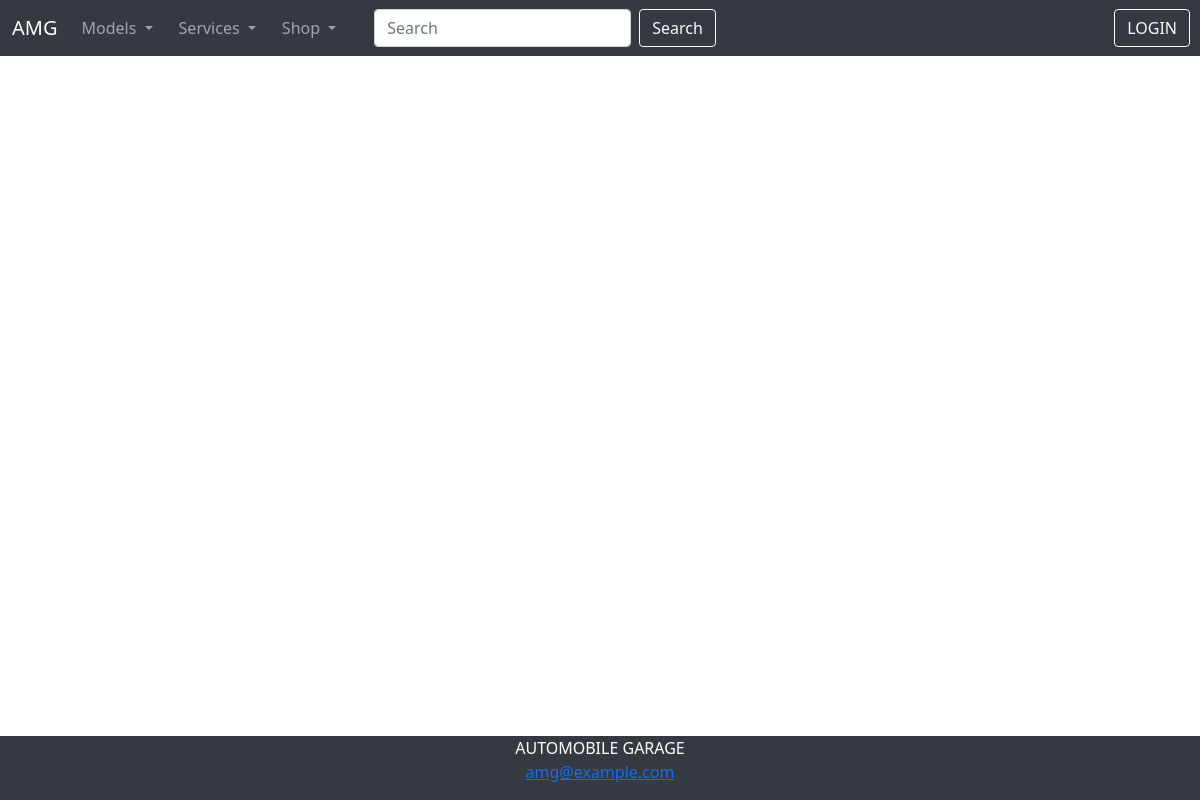
Page /models/ on the earlier database version.
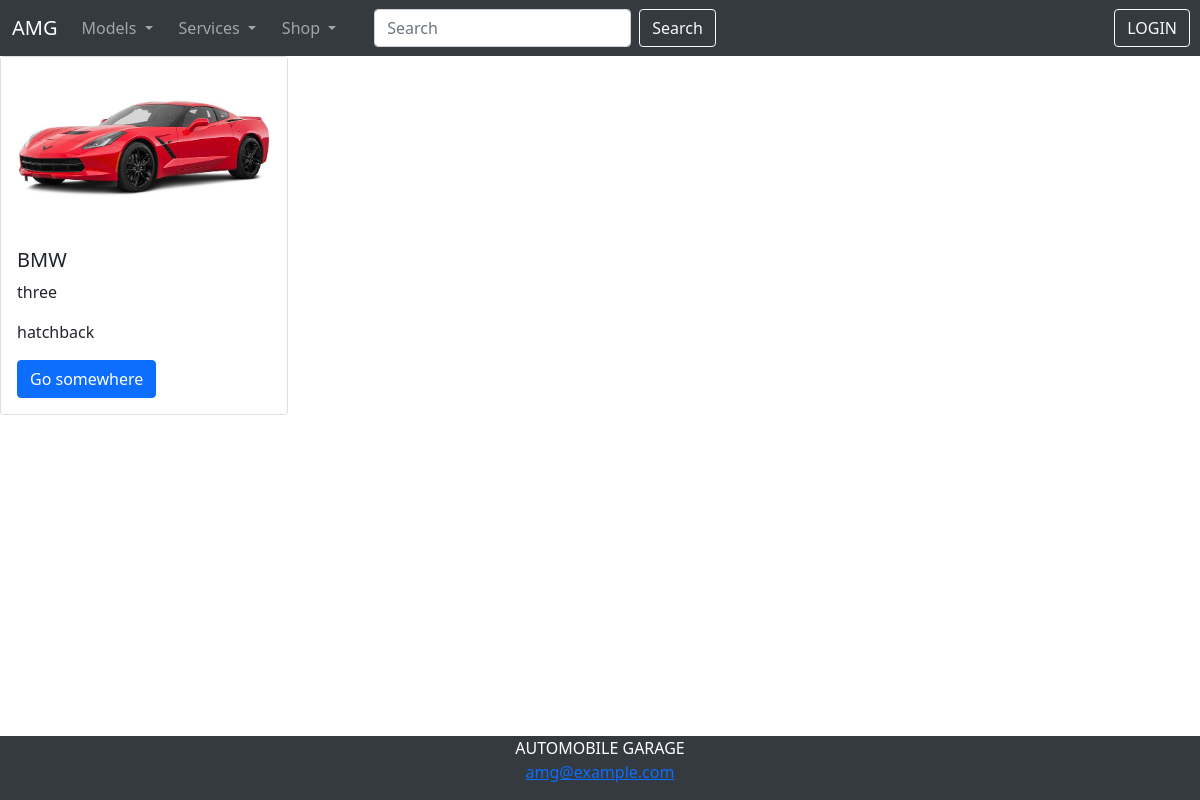
Same page on the later database version.
### models/models.py (models this page shows)
class Car(models.Model):
    MAKE_CHOICES = [
        ('', 'Select Make'),
        ('BENZ', 'Benz'),
        ('AUDI', 'Audi'),
        ('BMW', 'BMW'),
        ('TOYOTA', 'Toyota'),
        ('SUZUKI', 'Suzuki'),
    ]
    make = models.CharField(
        max_length=20,
        choices=MAKE_CHOICES,
        default='',
    )
    NAME_CHOICES = [
        ('', 'Select Model'),
        ('one', 'M1'),
        ('two', 'M2'),
        ('three', 'M3'),
        ('four', 'M4'),
        ('five', 'M5'),
    ]
    name = models.CharField(
        max_length=50,
        choices=NAME_CHOICES,
        default='',
    )
    VARIANT_CHOICES = [
        ('', 'Select Variant'),
        ('sedan', 'SEDAN'),
        ('coupe', 'COUPE'),
        ('sports', 'SPORTS CAR'),
        ('stationwagon', 'STATION WAGON'),
        ('hatchback', 'HATCHBACK'),
        ('convertible', 'CONVERTIBLE'),
        ('suv', 'SPORT-UTILITY VEHICLE (SUV)'),
        ('minivan', 'MINIVAN'),
        ('pickup', ' PICKUP TRUCK'),
    ]
    variant = models.CharField(
        max_length=50,
        choices=VARIANT_CHOICES,
        default='',
    )
    image = models.ImageField(upload_to='', blank=True)
    description = models.TextField()

### models/views.py (the view)
# urls.py: path('',models_home, name='models-home'),
def models_home(request):
    template_name = 'models/home.html'
    if request.method == 'GET':
        objects = Car.objects.all()
        context = {"objects":objects}
    return render(request, template_name, context)

### models/templates/models/home.html (shortened to what this page needs)
{% extends 'base.html' %}
{% block content %}
{% for object in objects %}
    <div class="card" style="width: 18rem;">
      <img src="{{object.image.url}}" alt="{{ object.make }} {{ object.name}}">
      <div class="card-body">
        <h5 class="card-title">{{ object.make }}</h5>
        <p class="card-text">{{ object.name }}</p>
        <p class="card-text">{{ object.variant }}</p>
        <a href="#" class="btn btn-primary">Go somewhere</a>
      </div>
    </div>
{% endfor %}
{% endblock content %}

Differences in the rows shown:
added Car: image (picture), make "BMW", name "three", variant "hatchback"
